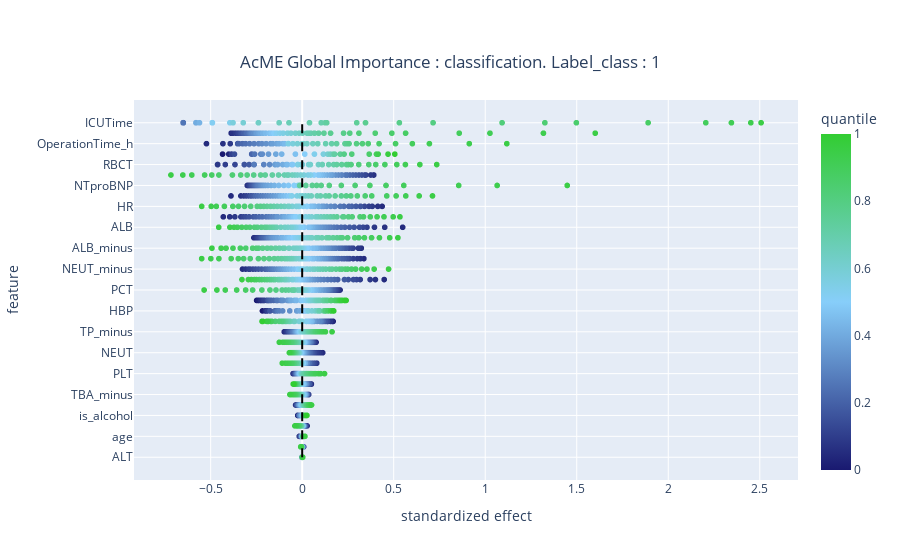
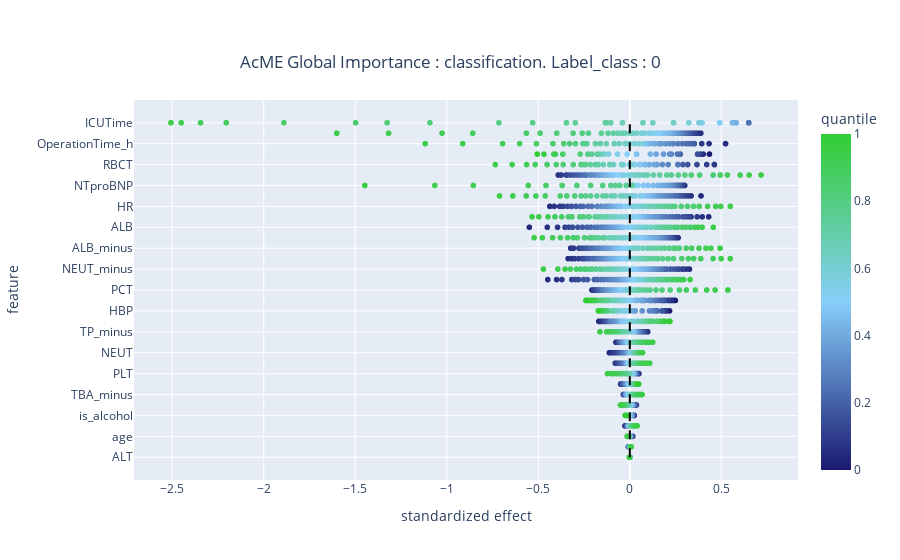
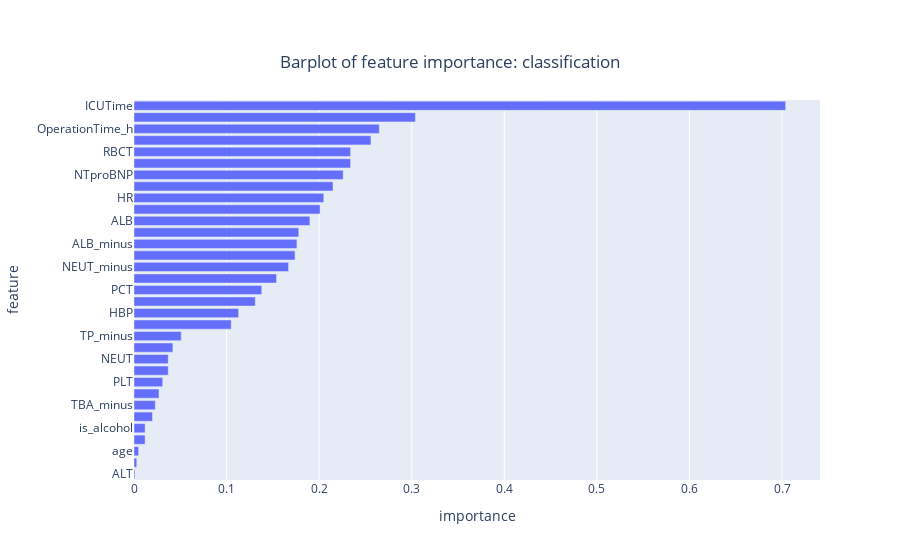

These figures' notebook cell, in order:
### Code cell
import pandas as pd
from ACME.ACME import ACME
from sklearn.metrics import f1_score, recall_score, precision_score
from sklearn.model_selection import train_test_split

from prml.linear import VariationalLogisticRegression

dataset = pd.read_excel("./data/over_resample_all_fields_scaler.xlsx")
features = dataset.drop(columns='is_readmission').columns.to_list()

while True:
    Xtrain, Xtest, Ytrain, Ytest = train_test_split(dataset[features].values, dataset['is_readmission'].values,
                                                    test_size=.3)

    vlr = VariationalLogisticRegression()
    vlr.fit(Xtrain, Ytrain, feature_names=features)

    y_pred = vlr.predict(Xtest)
    _score = vlr.score(Xtest, Ytest)
    _f1_macro = f1_score(Ytest, y_pred, average='macro')
    _recall_score = recall_score(Ytest, y_pred, average='macro')
    _precision_score = precision_score(Ytest, y_pred, average='macro')

    if _score >= 0.85 and _f1_macro >= 0.85 and _recall_score >= 0.85 and _precision_score >= 0.85:
        print(_score, _f1_macro, _recall_score, _precision_score, "\n")

        acme_vlr = ACME(vlr, 'is_readmission', features=features,
                        cat_features=['sex', 'HepatitisC', 'is_alcohol', 'Diabetes', 'HBP', 'Hepatitis'], K=50,
                        task='class')

        acme_vlr = acme_vlr.explain(dataset, robust=True, label_class=1)
        summary_plot_1 = acme_vlr.summary_plot()
        summary_plot_1.show()
        summary_plot_1.write_image(file='./image_acme/lt_label_1.eps', format='eps')
        acme_vlr = acme_vlr.explain(dataset, robust=True, label_class=0)
        summary_plot_2 = acme_vlr.summary_plot()
        summary_plot_2.show()
        summary_plot_2.write_image(file='./image_acme/lt_label_0.eps', format='eps')
        bar_plot = acme_vlr.bar_plot()
        bar_plot.show()
        bar_plot.write_image(file='./image_acme/lt_bar.eps', format='eps')
        break

### Figure 1 — Plotly figure (JSON) as saved in the notebook; plotly's stock layout.template omitted (floating-point values rounded to 4 significant figures; data arrays with more than 128 entries replaced by an {"elided": "..."} marker saying what was removed)
{"data": [{"customdata": {"elided": "1717x1 float values"}, "hovertemplate": "Feature: <b>%{y}</b><br><br>Standardized effect: %{x}<br>Original value: %{customdata[0]}<br>Quantile: %{marker.color}", "legendgroup": "", "marker": {"color": {"elided": "1717 float values"}, "coloraxis": "coloraxis", "symbol": "circle"}, "mode": "markers", "name": "", "showlegend": false, "type": "scattergl", "x": {"elided": "1717 float values"}, "xaxis": "x", "y": {"elided": "1717 str values"}, "yaxis": "y"}], "layout": {"coloraxis": {"colorbar": {"title": {"text": "quantile"}}, "colorscale": [[0, "midnightblue"], [0.5, "lightskyblue"], [1, "limegreen"]]}, "legend": {"tracegroupgap": 0}, "shapes": [{"line": {"color": "black", "dash": "dash", "width": 2}, "type": "line", "x0": 0, "x1": 0, "y0": "ALT", "y1": "ICUTime"}], "title": {"text": "AcME Global Importance : classification. Label_class : 1", "x": 0.5, "xanchor": "center", "y": 0.9, "yanchor": "top"}, "xaxis": {"anchor": "y", "domain": [0, 1], "title": {"text": "standardized effect"}}, "yaxis": {"anchor": "x", "domain": [0, 1], "title": {"text": "feature"}}}}

### Figure 2 — Plotly figure (JSON) as saved in the notebook; plotly's stock layout.template omitted (floating-point values rounded to 4 significant figures; data arrays with more than 128 entries replaced by an {"elided": "..."} marker saying what was removed)
{"data": [{"customdata": {"elided": "1717x1 float values"}, "hovertemplate": "Feature: <b>%{y}</b><br><br>Standardized effect: %{x}<br>Original value: %{customdata[0]}<br>Quantile: %{marker.color}", "legendgroup": "", "marker": {"color": {"elided": "1717 float values"}, "coloraxis": "coloraxis", "symbol": "circle"}, "mode": "markers", "name": "", "showlegend": false, "type": "scattergl", "x": {"elided": "1717 float values"}, "xaxis": "x", "y": {"elided": "1717 str values"}, "yaxis": "y"}], "layout": {"coloraxis": {"colorbar": {"title": {"text": "quantile"}}, "colorscale": [[0, "midnightblue"], [0.5, "lightskyblue"], [1, "limegreen"]]}, "legend": {"tracegroupgap": 0}, "shapes": [{"line": {"color": "black", "dash": "dash", "width": 2}, "type": "line", "x0": 0, "x1": 0, "y0": "ALT", "y1": "ICUTime"}], "title": {"text": "AcME Global Importance : classification. Label_class : 0", "x": 0.5, "xanchor": "center", "y": 0.9, "yanchor": "top"}, "xaxis": {"anchor": "y", "domain": [0, 1], "title": {"text": "standardized effect"}}, "yaxis": {"anchor": "x", "domain": [0, 1], "title": {"text": "feature"}}}}

### Figure 3 — Plotly figure (JSON) as saved in the notebook; plotly's stock layout.template omitted (floating-point values rounded to 4 significant figures)
{"data": [{"alignmentgroup": "True", "hovertemplate": "Feature:<b>%{y}</b><br>Importance:%{x}", "legendgroup": "", "marker": {"color": "#636efa", "pattern": {"shape": ""}}, "name": "", "offsetgroup": "", "orientation": "h", "showlegend": false, "textposition": "auto", "type": "bar", "x": [0.001, 0.003, 0.005, 0.012, 0.012, 0.02, 0.023, 0.027, 0.031, 0.037, 0.037, 0.042, 0.051, 0.105, 0.113, 0.131, 0.138, 0.154, 0.167, 0.174, 0.176, 0.178, 0.19, 0.201, 0.205, 0.215, 0.226, 0.234, 0.234, 0.256, 0.265, 0.304, 0.704], "xaxis": "x", "y": ["ALT", "RBC", "age", "Fib_gL", "is_alcohol", "HGB_minus", "TBA_minus", "Hepatitis", "PLT", "T", "NEUT", "WBC", "TP_minus", "sex", "HBP", "Diabetes", "PCT", "UA_minus", "NEUT_minus", "CREA", "ALB_minus", "TBIL", "ALB", "SBP", "HR", "HOD", "NTproBNP", "PLT_minus", "RBCT", "HepatitisC", "OperationTime_h", "PT_sec_minus", "ICUTime"], "yaxis": "y"}], "layout": {"barmode": "relative", "legend": {"tracegroupgap": 0}, "title": {"text": "Barplot of feature importance: classification", "x": 0.5, "xanchor": "center", "y": 0.9, "yanchor": "top"}, "xaxis": {"anchor": "y", "domain": [0, 1], "title": {"text": "importance"}}, "yaxis": {"anchor": "x", "domain": [0, 1], "title": {"text": "feature"}}}}
